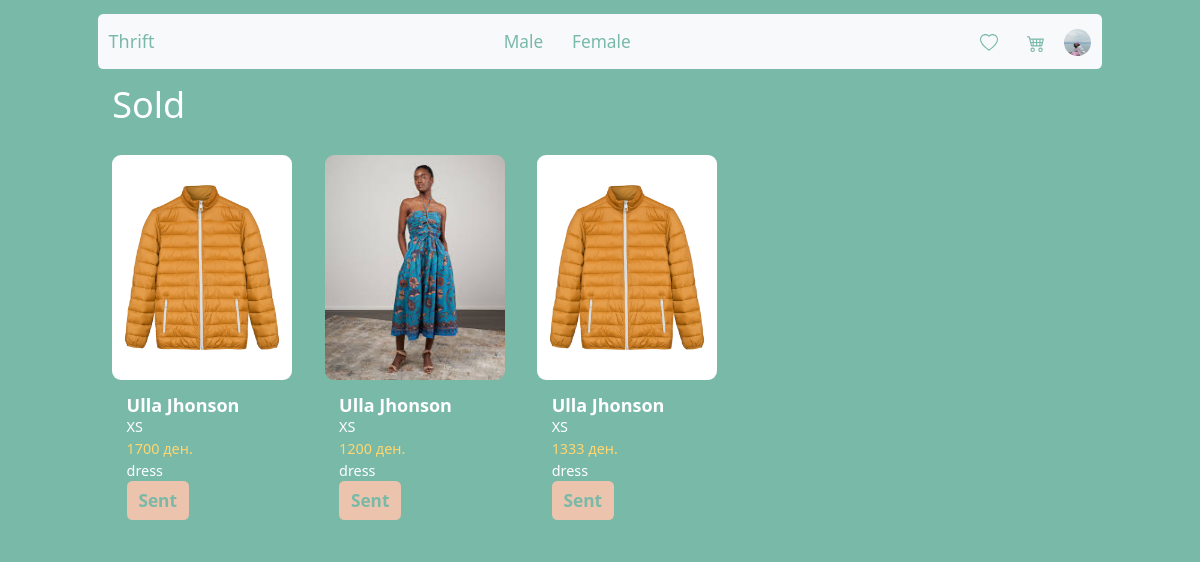
/sold (signed in), run on the app's committed database.
### Thrift/models.py (models this page shows, shortened)
class CustomUser(AbstractUser):
    image = models.ImageField(null=True, blank=True)
    groups = models.ManyToManyField(Group, related_name='custom_users', null=True, blank=True)
    user_permissions = models.ManyToManyField(Permission, related_name='custom_users', null=True, blank=True)

class Product(models.Model):
    user = models.ForeignKey(CustomUser, on_delete=models.CASCADE)
    price = models.PositiveIntegerField()
    conditionValues=[
        ('Лоша', 'Bad'),
        ('Средна', 'Average'),
        ('Добра', 'Good'),
        ('Одлична', 'Great')
    ]
    sizeValues=[
        ('XXS', 'Extra Extra Small'),
        ('XS', 'Extra Small'),
        ('S', 'Small'),
        ('M', 'Medium'),
        ('L', 'Large'),
        ('XL', 'Extra Large'),
        ('XXL', 'Extra Extra Large')
    ]
    condition = models.CharField(max_length=255,choices=conditionValues)
    size = models.CharField(max_length=255,choices=sizeValues)
    description = models.CharField(max_length=255)
    shop = models.CharField(max_length=255)
    typeClothes = [
        ('Фустан', 'Dress'),
        ('Панталони', 'Pants'),
        ('Блуза', 'Shirt'),
        ('Џемпер', 'Jumpers'),
        ('Јакна', 'Coat'),
        ('Фармерки', 'Jeans'),
        ('Аксесоари', 'Accessories'),
        ('Суќна', 'Skirt')
    ]
    type = models.CharField(max_length=255,choices=typeClothes)
    colors = models.ManyToManyField(Color, null=True, blank=True)
    genders=[
        ('M','Male'),
        ('F','Female')
    ]
    gender = models.CharField(max_length=255,choices=genders)
    sold = models.BooleanField(null=True,blank=True)
    sent = models.BooleanField(null=True,blank=True)
    date_sent=models.DateTimeField(auto_now=True)
    accepted = models.BooleanField(null=True,blank=True)
    date_accepted = models.DateTimeField(auto_now=True)

class ImageProd(models.Model):
    image=models.ImageField()
    product=models.ForeignKey(Product,on_delete=models.CASCADE,related_name='images')

### Thrift/views.py (the view)
# urls.py: path("sold", sold, name="sold"),
@login_required()
def sold(request):
    products = Product.objects.filter(user=request.user, sold=True, sent=False, accepted=False).all()
    context = {'products': products}
    return render(request, 'sold.html', context)

### templates/sold.html (shortened to what this page needs)
{% extends "base_generic.html" %}
{% block content %}
    <h1 class="m-3">Sold</h1>
<div class="card-deck">
            {% for product in products %}
                <a href="{% url 'delivery_info' product.id %}" style="text-decoration: none;color: inherit;">
                    <div class="card m-3"
                         style="flex-direction: column;display: inline-block;height:fit-content;border-width: 0px">
                        <img style="width: 200px;height: 250px" src="{{ product.images.first.image.url }}" class="card-img-top rounded-img" alt="Item 1">
                        <div class="card-body">
                            <h5 class="card-title m-0">{{ product.shop }}</h5>
                            <p class="card-text m-0">{{ product.size }}</p>
                            <p class="card-text card-price m-0">{{ product.price }} ден.</p>
                            <p class="card-text m-0">{{ product.description }}</p>
                            <form method="POST" action="{% url 'sent_product' product.id %}">
                                <button class="btn add-product-btn float-center" style="font-size: larger;font-weight:bold;color: #79b9a8">Sent</button>
                            </form>
                        </div>
                    </div>
                </a>
            {% endfor %}
        </div>
{% endblock %}

### templates/base_generic.html (shortened to what this page needs)
<!DOCTYPE html>
<html>
<head>
  <link rel="stylesheet" href="https://cdnjs.cloudflare.com/ajax/libs/twitter-bootstrap/5.3.0/css/bootstrap.min.css">
</head>
<body>
  <div class="container">
      <nav class="navbar navbar-light bg-light menu rounded mt-3">
  <div class="container-fluid">
    <a class="navbar-brand" href="/index">Thrift</a>
        <ul class="nav justify-content-center">
        <li class="nav-item">
            <a class="nav-link active" style="font-size: larger" href="/male">Male</a>
        </li>
        <li class="nav-item">
            <a class="nav-link" style="font-size: larger" href="/female">Female</a>
        </li>
        </ul>
       {% if user.is_authenticated %}
            <ul class="nav justify-content-end">
                <li class="nav-item">
                    <a class="nav-link" href="/favorites"><span style="font-size: 1.2em;">
                    </span>
                    </a>
                </li>
                <li class="nav-item">
                    <a class="nav-link" href=/cart><span style="font-size: 1.2em;">
                    </span></a>
                </li>
            <li class="nav-item" style="padding-top: 8px;padding-left: 6px">
                <a href="{% url 'profile' user.id %}">
                    {% if user.image %}
                    <img class="rounded-circle"   width="30" height="30" alt="avatar1" src="{{ user.image.url }}" />
                    {% else %}
                        <img class="rounded-circle"   width="30" height="30" alt="avatar1" src="https://st3.depositphotos.com/6672868/13701/v/450/depositphotos_137014128-stock-illustration-user-profile-icon.jpg" />
                    {% endif %}
                        </a>
            </li>
            </ul>
       {% endif %}
    </div>
</nav>
    {% block content %}
    {% endblock %}
  </div>
</body>
</html>

### templates/base_generic.html (style rules this page uses)
body { background-color: #79b9a8; color: #fff; }
.menu { background-color: #fff; color: #79b9a8; }
.menu a { color: #79b9a8; }
.add-product-btn { background-color: #ecc3ad; color: #fff; }
.rounded-img { border-radius: 10px; }
.card { background-color: #79b9a8; color: #fff; border-radius: 10px; margin-bottom: 20px; }
.card-title { font-weight: bold; }
.card-price { color: #ffd670; }
@media only screen and (max-width: 1200px) { .card img { width: 40%; } }
.card { align-items: center; }
.card { flex-direction: row; }
html { zoom: 90%; }

### data on the page
CustomUser: image (picture)
Product: images.first.image (picture), shop "Ulla Jhonson", size "XS", price "1700", description "dress"
Product: images.first.image (picture), shop "Ulla Jhonson", size "XS", price "1200", description "dress"
Product: images.first.image (picture), shop "Ulla Jhonson", size "XS", price "1333", description "dress"
